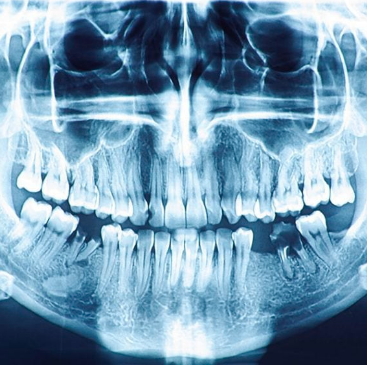
#> input picture lab09/pliki/zeby.png, 367 x 365 px
$ jupyter execute --allow-errors raport_9_169476.ipynb
#> lines starting #> are read from the running program, lines starting #| are printed output that depends on the picture; long printed decimals are rounded
[cell 1]
from PIL import Image, ImageChops, ImageOps, ImageStat
import numpy as np
import matplotlib.pyplot as plt

def statystyki(im):
    s = ImageStat.Stat(im)
    print("extrema ", s.extrema)  # max i min
    print("count ", s.count)  # zlicza
    print("mean ", s.mean)  # srednia
    print("median ", s.median)  # mediana
    print("stddev ", s.stddev)  # odchylenie standardowe
    return

# Raport Lab 9 (13.12.2024)
Wykonany przez: Filip Połom

### Zad 1

[cell 2]
zeby = Image.open('pliki/zeby.png')
#> zeby is the input picture: PIL image 367x365 RGB; mean R, G, B 117.8, 156, 180.7
print(f"Tryb: {zeby.mode}")
#| Tryb: RGB
zeby_l = zeby.convert('L')
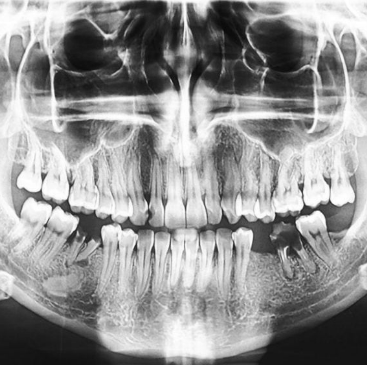
#> zeby_l: PIL image 367x365 L; min 8, max 255, mean 147.4
zeby_l

### Zad 2.1

[cell 3]
def histogram_norm(obraz):
    if obraz.mode != 'L':
        raise ValueError("Obraz musi być w trybie L (odcienie szarości).")
    w, h = obraz.size
#> w = 367; h = 365
    hist = obraz.histogram()
#> hist = 256 values, max 2003 at index 21, min 0 at index 0, mean 523.3
    liczba_pikseli = w * h
#> liczba_pikseli = 133955
    hist_norm = [pixel / liczba_pikseli for pixel in hist]
#> hist_norm = 256 values, max 0.015 at index 21, min 0 at index 0, mean 0.00391
    return hist_norm

### Zad 2.2

[cell 4]
def histogram_cumul(obraz):
    hist_norm = histogram_norm(obraz)
    hist_kumul = np.cumsum(hist_norm)
#> hist_kumul = 256 values from 0 to 1
    return hist_kumul

### Zad 2.3

[cell 5]
def equalization(obraz):
    hist_kumul = histogram_cumul(obraz)
#> hist_kumul = 256 values from 0 to 1
    obraz1 = obraz.copy()
    pix_obraz = obraz1.load()
    w, h = obraz1.size
#> w = 367; h = 365
    for i in range(w):
        for j in range(h):
            p = pix_obraz[i, j]
            pix_obraz[i, j] = int(255 * hist_kumul[p])
    return obraz1

equalized = equalization(zeby_l)
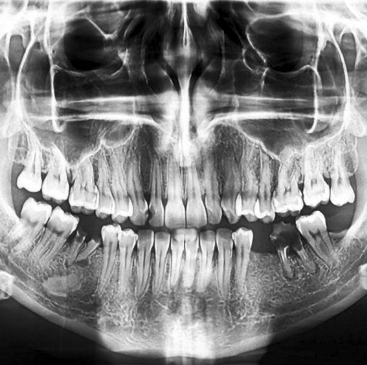
#> equalized: PIL image 367x365 L; min 0, max 255, mean 127.6
equalized

### Zad 2.4

[cell 6]
hist1 = zeby_l.histogram()
#> hist1 has the same summary as hist in histogram_norm
hist2 = histogram_norm(zeby_l)
#> hist2 has the same summary as hist_norm in histogram_norm
hist3 = histogram_cumul(zeby_l)
#> hist3 = 256 values from 0 to 1
hist4 = equalization(zeby_l).histogram()
#> hist4 = 256 values, max 2003 at index 7, min 0 at index 3, mean 523.3

plt.figure(figsize=(10, 8))

plt.subplot(2, 2, 1)
plt.title("Histogram obrazu")
plt.bar(range(256), hist1[:], color='b', alpha=0.8)

plt.subplot(2, 2, 2)
plt.title("Histogram znormalizowany obrazu")
plt.bar(range(256), hist2[:], color='b', alpha=0.8)

plt.subplot(2, 2, 3)
plt.title("Histogram skumulowany obrazu")
plt.bar(range(256), hist3[:], color='b', alpha=0.8)

plt.subplot(2, 2, 4)
plt.title("Histogram po wyrównaniu")
plt.bar(range(256), hist4[:], color='b', alpha=0.8)

plt.tight_layout()
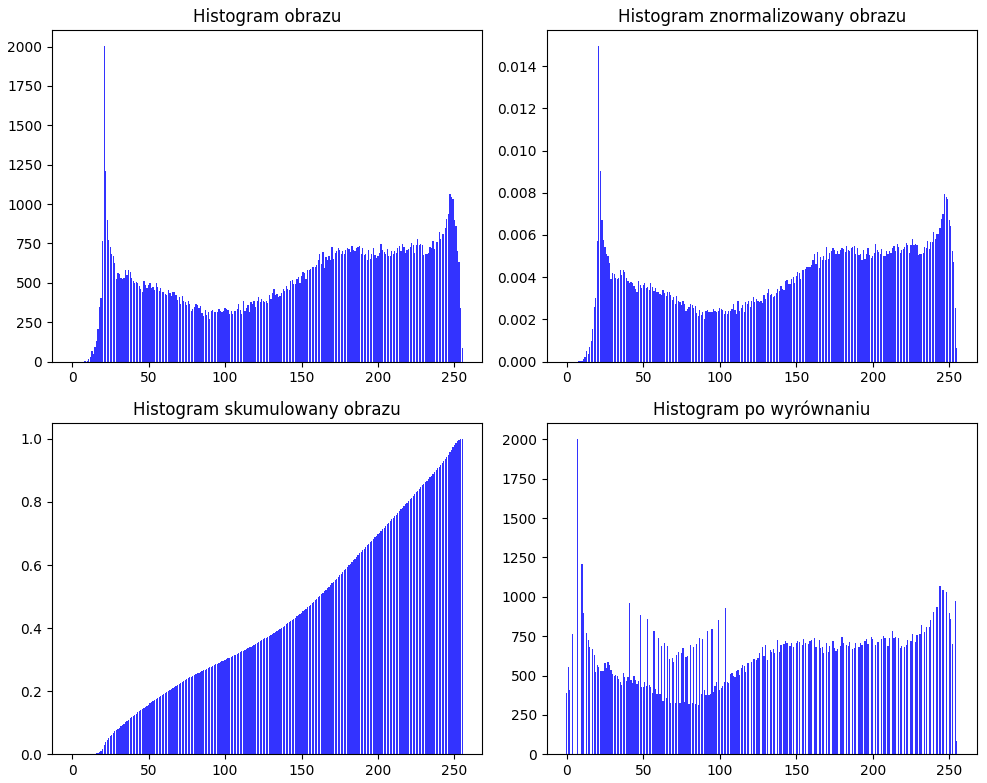
#> figure drawn by matplotlib, 4 panels; panel 1: tallest bar 2003 high, from x = 20.6 to 21.4; panel 2: tallest bar 0.015 high, from x = 20.6 to 21.4; panel 3: tallest bar 1 high, from x = 254.6 to 255.4; panel 4: tallest bar 2003 high, from x = 6.6 to 7.4

### Zad 2.5

[cell 7]
diff = ImageChops.difference(zeby_l, equalized)
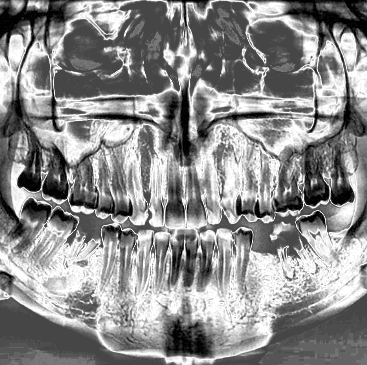
#> diff: PIL image 367x365 L; min 0, max 36, mean 19.8; drawn with min black and max white
statystyki(diff)
#| extrema  [(0, 36)]
#| count  [133955]
#| mean  [19.797]
#| median  [18]
#| stddev  [10.311]

Pixele w obrazie po wyrównaniu histogramu są bardziej równomiernie rozłożone.

Kontrast drugiego obrazu jest zwiększony, co poprawia widoczność szczegółów.

Różne poziomy jasności są lepiej reprezentowane.

### Zad 3

[cell 8]
equalized1 = ImageOps.equalize(zeby_l)
equalized1

### Zad 3.1

[cell 9]
plt.figure(figsize=(8, 4))
plt.subplot(1,3,1)
plt.title("Oryginalny obraz")
plt.imshow(zeby_l, cmap='gray')
plt.axis('off')
plt.subplot(1,3,2)
plt.title("equalization(zeby_l)")
plt.imshow(equalized, cmap='gray')
plt.axis('off')
plt.subplot(1,3,3)
plt.title("ImageOps.equalize(zeby_l)")
plt.imshow(equalized1, cmap='gray')
plt.axis('off')
plt.subplots_adjust(wspace=0.05, hspace=0.05)

### Zad 3.2

[cell 10]
diff = ImageChops.difference(equalized, equalized1)
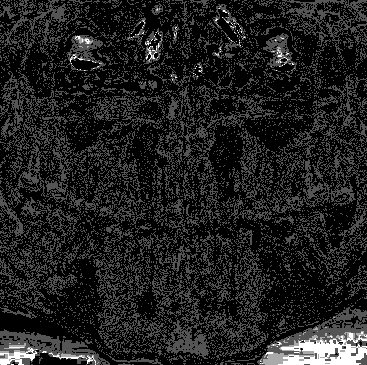
#> diff: PIL image 367x365 L; min 0, max 3, mean 0.38; drawn with min black and max white
statystyki(diff)
#| extrema  [(0, 3)]
#| count  [133955]
#| mean  [0.38]
#| median  [0]
#| stddev  [0.5859]
